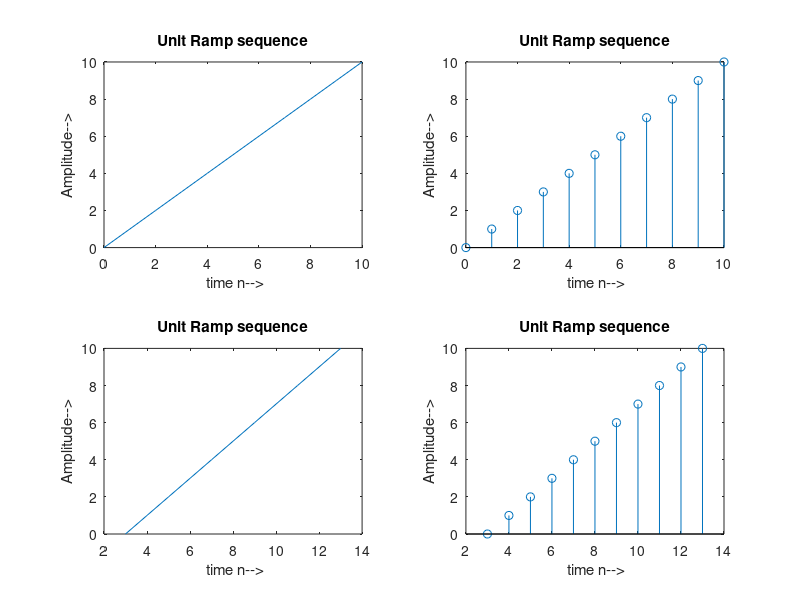

Write MATLAB code to recreate this figure.
clc;
clear all;
close all;
n=0:1:10;
ramp=n;
subplot(2,2,1);
plot(n,ramp);
xlabel(' time n-->');
ylabel('Amplitude-->');
title('Unit Ramp sequence');


n=0:1:10;
ramp=n;
subplot(2,2,2);
stem(n,ramp);
xlabel(' time n-->');
ylabel('Amplitude-->');
title('Unit Ramp sequence');

n=0:1:10;
ramp=n;
subplot(2,2,3);
plot(n+3,ramp);
xlabel(' time n-->');
ylabel('Amplitude-->');
title('Unit Ramp sequence');


n=0:1:10;
ramp=n;
subplot(2,2,4);
stem(n+3,ramp);
xlabel(' time n-->');
ylabel('Amplitude-->');
title('Unit Ramp sequence');
